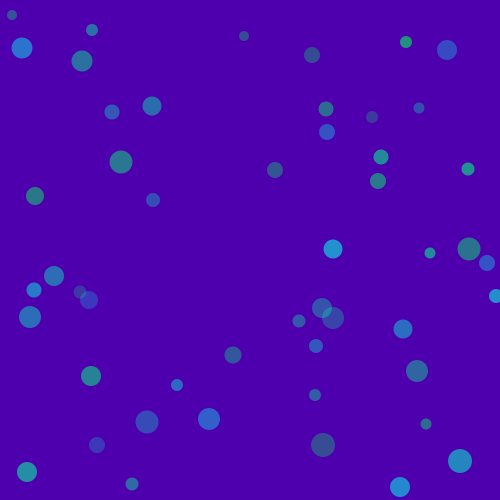
Frame 1 (no input)
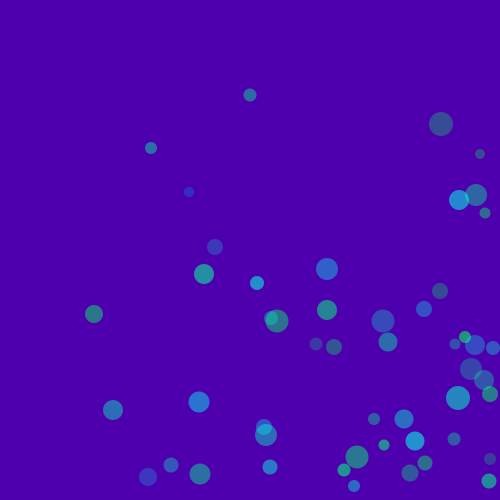
Frame 60 (the mouse pressed at the canvas centre just before this capture)
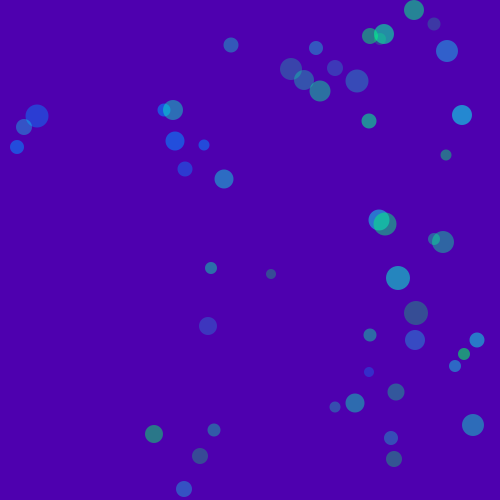
Frame 120 (the mouse held since frame 60 and released just before this capture)

The Processing sketch that drew these frames (run headless with seeded random() and noise(); from frame 60 on, the mouse is pressed at the canvas centre):

// Processing sketch: processing_106046
// ── processing_106046.pde

//declare array for
int balls = 50;
int [] posX=new int [balls];
int [] posY=new int [balls];
int [] speedX=new int [balls];
int [] speedY=new int [balls];
int [] hue = new int [balls];
int [] opacity = new int [balls];
int [] diameter=new int [balls];


int brush = 20; //brush size for painting color

//int [] gravity= new int [balls];
float gravity;
void setup() {
  size (500, 500);
  noStroke();
  colorMode(HSB, 255);

  //values
  for (int i=0;i<balls;i++) {
    posX[i]=int(random(0, width));
    posY[i]=int(random(0, height));
    speedX[i]=int(random(1, 5));
    speedY[i]=int(random(2, 8));
    hue[i]=int(random(100, 130));
    opacity[i]=int (random(50, 150));
    diameter[i]=int (random(10, 25));
    // gravity[i]=int(0.1);
    gravity=0.3;
  }
  //brush
  for (int i=0;i<balls;i++) {
    fill(hue[i], 255, 255);
    ellipse(mouseX, mouseY, brush, brush);
  }
}

//set of balls here.
void draw() {
  background(189, 255, 175);
  for (int i=0;i<balls;i++) {
    posX[i]=posX[i]+speedX[i];
    posY[i]=posY[i]+speedY[i];
    fill (hue[i], 255, 255, opacity[i]);
    ellipse(posX[i], posY[i], diameter[i], diameter[i]);
  }
  wallBounce();
  erase();
}

//funtions!!!

//make balls bounce off the walls
void wallBounce() {
  for (int i=0;i<balls;i++) {
    if (posX[i]>width-diameter[i]/2) {
      speedX[i]=-speedX[i];
      posX[i]=width-diameter[i]/2;
    }
    if (posX[i]<diameter[i]/2) {
      speedX[i]=-speedX[i];
      posX[i]=diameter[i]/2;
    }
    if (posY[i]>height-diameter[i]/2) {
      speedY[i]=-speedY[i];
      posY[i]=height-diameter[i]/2;
    }

    if (posY[i]<diameter[i]/2) {
      speedY[i]=-speedY[i];
      posY[i]=diameter[i]/2;
    }
  }
}

void keyPressed() {
  for (int i=0; i<balls; i++) {
    //function gravity
    if (key==CODED) {
      if (keyCode==DOWN) {
        speedY[i]=speedY[i]+int(gravity);
        if (posY[i]>height-diameter[i]/2) {
          speedY[i]=speedY[i]*-int(0.5);
        }
      }
      //move to the edge
      if (keyCode==LEFT) {
        posY[i]=height-diameter[i]/2;
      }
    }
    //reset to random
    if (keyCode==UP) {
      posX[i]=int(random(0, width));
      posY[i]=int(random(0, height));
    }
  }
}
//pain over function
void erase() {
  for (int i=0;i<balls;i++) {
    if (dist(mouseX, mouseY, posX[i], posY[i])<brush) {
      hue[i]=147; //paint different color over rain
    }
  }
}
